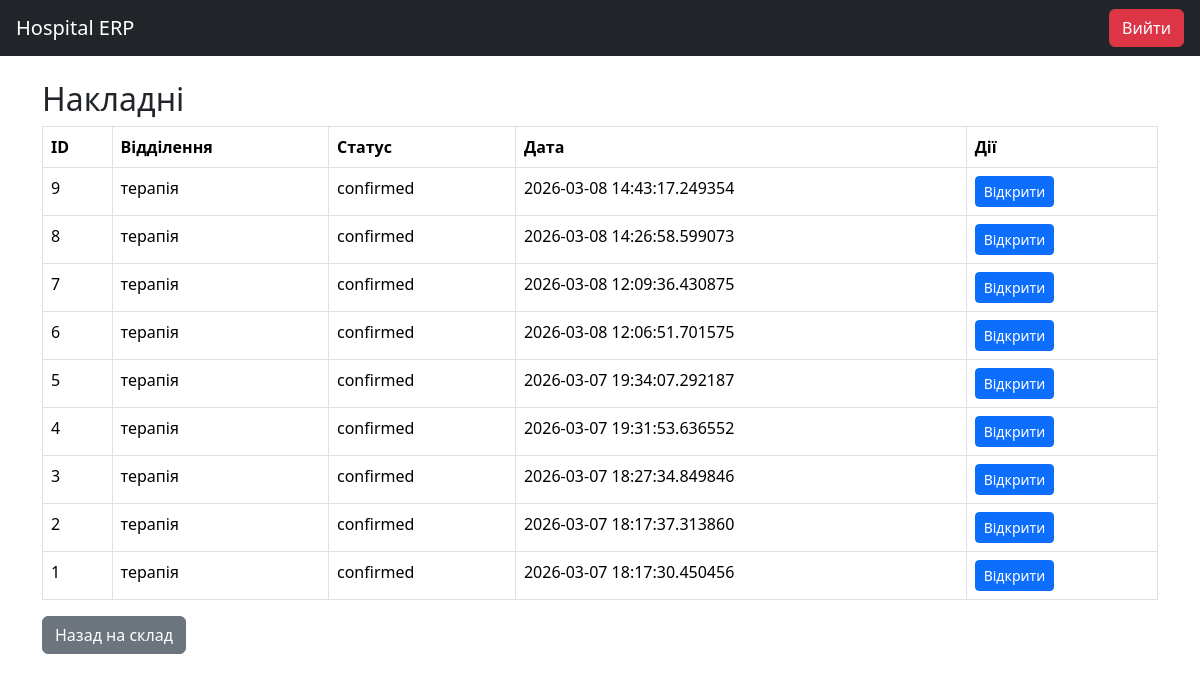
The app's page /reservations (signed in) with its own data.
### tables this page shows
CREATE TABLE reservations(
        id INTEGER PRIMARY KEY AUTOINCREMENT,
        department TEXT,
        status TEXT,
        created TEXT
    );

### app.py (the view)
@app.route("/reservations")
def reservations():
    if session.get("role") != "warehouse":
        return redirect("/")
    data = query("SELECT * FROM reservations ORDER BY id DESC")
    return render_template("reservations.html", reservations=data)

### app.py (called while the page is built)
def query(q, args=(), one=False):
    conn = sqlite3.connect(DB)
    conn.row_factory = sqlite3.Row
    cur = conn.cursor()
    cur.execute(q, args)
    conn.commit()
    rv = cur.fetchall()
    conn.close()
    return (rv[0] if rv else None) if one else rv

### templates/reservations.html
{% extends "base.html" %}
{% block content %}
<h2>Накладні</h2>
<table class="table table-bordered">
    <thead style="background:#1f2933;color:white;">
        <tr>
            <th>ID</th>
            <th>Відділення</th>
            <th>Статус</th>
            <th>Дата</th>
            <th>Дії</th>
        </tr>
    </thead>
    <tbody>
        {% for r in reservations %}
        <tr {% if r.status == 'pending' %}style="background:#fff3cd;"
            {% elif r.status == 'confirmed' %}style="background:#d4edda;"
            {% endif %}>
            <td>{{ r.id }}</td>
            <td>{{ r.department }}</td>
            <td>{{ r.status }}</td>
            <td>{{ r.created }}</td>
            <td>
                <a href="/reservation/{{ r.id }}" class="btn btn-primary btn-sm">
                    Відкрити
                </a>
            </td>
        </tr>
        {% endfor %}
    </tbody>
</table>
<a href="/warehouse" class="btn btn-secondary">Назад на склад</a>
{% endblock %}

### templates/base.html (shortened to what this page needs)
<!DOCTYPE html>
<html lang="uk">
<head>
    <link href="https://cdn.jsdelivr.net/npm/bootstrap@5.3.3/dist/css/bootstrap.min.css" rel="stylesheet">
</head>
<body>
<nav class="navbar navbar-dark bg-dark px-3">
    <span class="navbar-brand">Hospital ERP</span>
    {% if session.user %}
        <a href="/logout" class="btn btn-danger">Вийти</a>
    {% endif %}
</nav>
<div class="container mt-4">
    {% block content %}{% endblock %}
</div>
</body>
</html>

### records on screen
reservations: id "9", department "терапія", status "confirmed", created "2026-03-08 14:43:17.249354"
reservations: id "8", department "терапія", status "confirmed", created "2026-03-08 14:26:58.599073"
reservations: id "7", department "терапія", status "confirmed", created "2026-03-08 12:09:36.430875"
reservations: id "6", department "терапія", status "confirmed", created "2026-03-08 12:06:51.701575"
reservations: id "5", department "терапія", status "confirmed", created "2026-03-07 19:34:07.292187"
reservations: id "4", department "терапія", status "confirmed", created "2026-03-07 19:31:53.636552"
reservations: id "3", department "терапія", status "confirmed", created "2026-03-07 18:27:34.849846"
reservations: id "2", department "терапія", status "confirmed", created "2026-03-07 18:17:37.313860"
reservations: id "1", department "терапія", status "confirmed", created "2026-03-07 18:17:30.450456"
